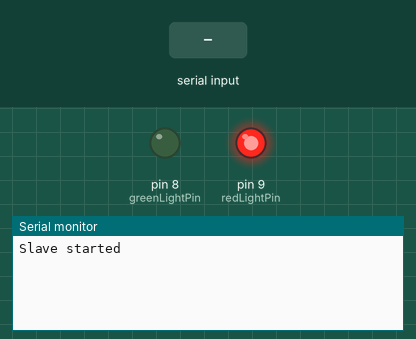
This program was run on a simulated Arduino Uno, built with avr-gcc and run on an emulated ATmega328P. Parts: output pins drawn as LEDs (lit = HIGH), the last lines printed to the serial monitor. The inputs (shaded band) are chosen by the test bench.

Above: at 1.2 s.
1.3 s: "1" received over Serial
At 2.2 s:
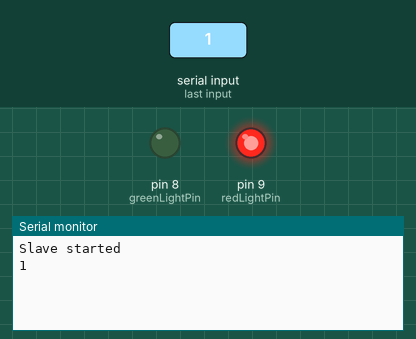
4.2 s: byte 35 (MESSAGE_START) received over Serial
5.7 s: byte 59 (MESSAGE_STOP) received over Serial
At 6.9 s:
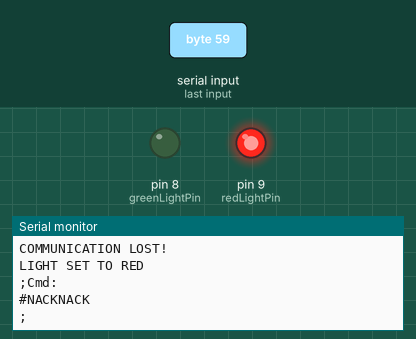

Measured:
- after the input at 1.3 s, the serial monitor: prints a new line after 0.20 s (image 1)
- after the input at 5.7 s, the serial monitor: prints a new line after 0.05 s (image 2)

The program:

main.cpp
```cpp
#include <Arduino.h>
#include <SoftwareSerial.h>
#define BUFLEN 20
typedef enum { RED, GREEN } Color;

int greenLightPin = 8;
int redLightPin = 9;

//
// watcht it!!
// if you want to communicate to the other arduino youe need to change the
// commented lines below.
//

// SoftwareSerial mySerial(10,11);
#define mySerial Serial

#define MESSAGE_START ('#')
#define MESSAGE_STOP (';')
#define MAX_TIME_SINCE_LAST_MESSAGE (2500)

typedef enum { WAITING_FOR_MESSAGE, READING_MESSAGE } CommunicationState;

String incomingMessage = "";
CommunicationState comState = WAITING_FOR_MESSAGE;

// pre : buf not NULL
// post :
// buf = "" when no message received
// buff = message when a correct message has been received (without the start
// and end character) return value : 1 : message availabe in buf 0: no message
// available -1 : an error has occured

//
// this function uses a String for the incoming message
// part of the assignment is changing this String (which is essentially a C++
// Class) to a characterarry also you need to make this code robust against
// buffer overflows.
//
int readIncomingMessage(char* buf)
{
    buf[0] = '\0'; // lets clear the return c-string
    int retval = 0;// we start with no errors and nothing to return
    //
    // read the serial port buffer as long there are characters
    //
    while (mySerial.available() > 0)
    {

        int incomingByte = mySerial.read();

        Serial.print((char)incomingByte);// lets debug a bit

        if (comState == WAITING_FOR_MESSAGE)
        {
            if (incomingByte == MESSAGE_START)
            {
                comState = READING_MESSAGE;
            }
        }
        else if (comState == READING_MESSAGE)
        {
            if (incomingByte == MESSAGE_STOP)
            {
                strcpy(buf, incomingMessage.c_str());
                incomingMessage = "";
                comState = WAITING_FOR_MESSAGE;
                retval = 1;
            }
            else
            {
                incomingMessage += (char)incomingByte;
            }
        }
    }// while-loop

    return retval;
}

/*----------------------------------------------------------------*/
/*     SETUP                                                      */
/*----------------------------------------------------------------*/
void setColor(Color color)
{
    if (color == RED)
    {
        digitalWrite(redLightPin, HIGH);
        digitalWrite(greenLightPin, LOW);
    }
    else
    {
        digitalWrite(greenLightPin, HIGH);
        digitalWrite(redLightPin, LOW);
    }
}

void sendReply(String mes)
{
    mySerial.print(MESSAGE_START);
    mySerial.print(mes);
    Serial.println(mes);
    mySerial.print(MESSAGE_STOP);
}

void setup()
{
    Serial.begin(9600);
    mySerial.begin(9600);
    Serial.println("Slave started");

    int pins[2] = { redLightPin, greenLightPin };
    for (int i = 0; i < 2; i++)
    {
        pinMode(pins[i], OUTPUT);
        digitalWrite(pins[i], LOW);
    }
    setColor(RED);
}

/*----------------------------------------------------------------*/
/*     LOOP                                                       */
/*----------------------------------------------------------------*/
void loop()
{
    static unsigned long timeOfLastMessage = millis();
    char buffer[BUFLEN];
    int messageAvailable = readIncomingMessage(buffer);

    if (messageAvailable == 1)
    {
        timeOfLastMessage = millis();
        Serial.print("Cmd: ");
        Serial.println(buffer);

        if (strcmp("RED", buffer) == 0)
        {
            setColor(RED);
            sendReply("ACK");
        }
        else if (strcmp("GREEN", buffer) == 0)
        {
            setColor(GREEN);
            sendReply("ACK");
        }
        else if (strcmp("BEAT", buffer) == 0)
        {

            sendReply("ACK");
        }
        else
        {
            sendReply("NACK");// we always send an ACK when a message was
                              // received.
        }
    }

    unsigned long timeSinceLastMessage = millis() - timeOfLastMessage;
    if (timeSinceLastMessage > MAX_TIME_SINCE_LAST_MESSAGE)
    {
        Serial.println("COMMUNICATION LOST!");
        setColor(RED);
        Serial.println("LIGHT SET TO RED");
    }

    delay(250);
}
```
